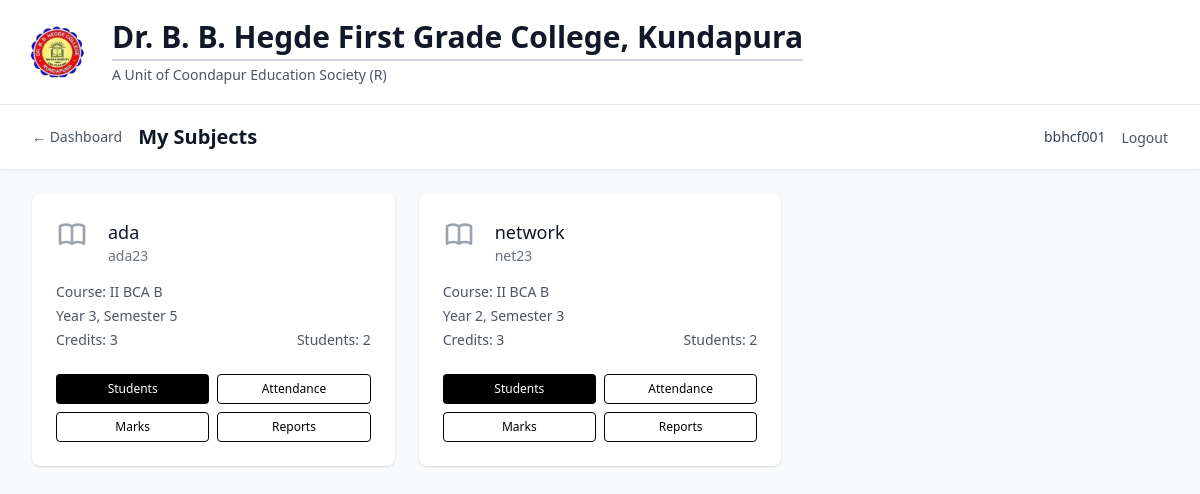
/lecturer/subjects (signed in), run on the app's committed database.
### models/user.py (models this page shows, shortened)
class Lecturer(db.Model):
    __tablename__ = 'lecturer'
    id = db.Column(db.Integer, primary_key=True)
    lecturer_id = db.Column(db.String(20), unique=True, nullable=False, index=True)
    name = db.Column(db.String(100), nullable=False)
    username = db.Column(db.String(80), unique=True, nullable=False, index=True)
    password_hash = db.Column(db.String(120), nullable=False)
    password_encrypted = db.Column(db.Text, nullable=True)  # Encrypted password for management access
    email = db.Column(db.String(120), unique=True, nullable=True)
    created_at = db.Column(db.DateTime, default=datetime.utcnow)
    last_login = db.Column(db.DateTime)
    is_active = db.Column(db.Boolean, default=True)
    subject_assignments = db.relationship('SubjectAssignment', backref='lecturer', lazy='dynamic')
    attendance_records = db.relationship('AttendanceRecord', backref='lecturer', lazy='dynamic')
    monthly_summaries = db.relationship('MonthlyAttendanceSummary', backref='lecturer', lazy='dynamic')
    student_marks = db.relationship('StudentMarks', backref='lecturer', lazy='dynamic')
    def get_assigned_subjects(self):
        from datetime import datetime
        current_year = datetime.now().year
        active_assignments_current_year = (
            self.subject_assignments
                .filter_by(academic_year=current_year, is_active=True)
                .all()
        )
        return [assignment.subject for assignment in active_assignments_current_year]

### models/academic.py (models this page shows, shortened)
class Subject(db.Model):
    __tablename__ = 'subject'
    id = db.Column(db.Integer, primary_key=True)
    name = db.Column(db.String(100), nullable=False)
    code = db.Column(db.String(20), nullable=False, index=True)
    course_id = db.Column(db.Integer, db.ForeignKey('course.id'), nullable=False)
    semester = db.Column(db.Integer, nullable=False)
    year = db.Column(db.Integer, nullable=False)
    credits = db.Column(db.Integer, default=3)
    description = db.Column(db.Text, nullable=True)
    created_at = db.Column(db.DateTime, default=datetime.utcnow)
    is_active = db.Column(db.Boolean, default=True)
    assignments = db.relationship('SubjectAssignment', backref='subject', lazy='dynamic')
    enrollments = db.relationship('StudentEnrollment', backref='subject', lazy='dynamic')
    attendance_records = db.relationship('AttendanceRecord', backref='subject', lazy='dynamic')
    monthly_summaries = db.relationship('MonthlyAttendanceSummary', backref='subject', lazy='dynamic')
    student_marks = db.relationship('StudentMarks', backref='subject', lazy='dynamic')
    __table_args__ = (db.UniqueConstraint('code', 'course_id', name='unique_subject_code_per_course'),)
    def get_enrolled_students_count(self):
        return self.enrollments.filter_by(is_active=True).count()

class Course(db.Model):
    __tablename__ = 'course'
    id = db.Column(db.Integer, primary_key=True)
    name = db.Column(db.String(100), nullable=False)
    code = db.Column(db.String(20), unique=True, nullable=False, index=True)
    description = db.Column(db.Text, nullable=True)
    duration_years = db.Column(db.Integer, default=3, nullable=False)
    total_semesters = db.Column(db.Integer, default=6, nullable=False)
    created_at = db.Column(db.DateTime, default=datetime.utcnow)
    is_active = db.Column(db.Boolean, default=True)
    students = db.relationship('Student', backref='course', lazy='dynamic')
    subjects = db.relationship('Subject', backref='course', lazy='dynamic')

### routes/auth.py (the view)
        def decorated_function(*args, **kwargs):
            if not SessionManager.is_authenticated(session):
                flash('Please log in to access this page', 'error')
                return redirect(url_for('auth.index'))
            if user_type:
                if user_type == 'management' and not SessionManager.is_management(session):
                    flash('Access denied. Management login required.', 'error')
                    return redirect(url_for('auth.management_login'))
                elif user_type == 'lecturer' and not SessionManager.is_lecturer(session):
                    flash('Access denied. Lecturer login required.', 'error')
                    return redirect(url_for('auth.lecturer_login'))
            return f(*args, **kwargs)

### app.py (called while the page is built)
def create_app():
    app = Flask(__name__)
    app.config.from_object(Config)
    db.init_app(app)
    csrf = CSRFProtect(app)
    @app.context_processor
    def inject_csrf_token():
        from flask_wtf.csrf import generate_csrf
        return dict(csrf_token=generate_csrf)
    from routes.auth import auth_bp
    from routes.management import management_bp
    from routes.lecturer import lecturer_bp
    app.register_blueprint(auth_bp)
    app.register_blueprint(management_bp, url_prefix='/management')
    app.register_blueprint(lecturer_bp, url_prefix='/lecturer')
    init_db(app)
    return app

### routes/auth.py (called while the page is built)
@auth_bp.app_context_processor
def inject_user():
    return {
        'current_user': SessionManager.get_session_info(session),
        'is_authenticated': SessionManager.is_authenticated(session),
        'is_management': SessionManager.is_management(session),
        'is_lecturer': SessionManager.is_lecturer(session)
    }

### routes/lecturer.py (called while the page is built)
@lecturer_bp.route('/subjects')
@login_required('lecturer')
def subjects():
    try:
        lecturer_id = session.get('user_id')
        subjects_list = LecturerService.get_assigned_subjects(lecturer_id)
        return render_template('lecturer/subjects.html', subjects=subjects_list)
    except Exception as e:
        flash(f'Error loading subjects: {str(e)}', 'error')
        return render_template('lecturer/subjects.html', subjects=[])

### services/auth_service.py (called while the page is built)
    @staticmethod
    def is_authenticated(session):
        return 'user_type' in session and 'user_id' in session

    @staticmethod
    def is_management(session):
        return session.get('user_type') == 'management'

    @staticmethod
    def is_lecturer(session):
        return session.get('user_type') == 'lecturer'

    @staticmethod
    def get_session_info(session):
        if not SessionManager.is_authenticated(session):
            return None
        return {
            'user_type': session.get('user_type'),
            'user_id': session.get('user_id'),
            'username': session.get('username'),
            'login_time': session.get('login_time')
        }

### services/lecturer_service.py (called while the page is built)
    @staticmethod
    def get_assigned_subjects(lecturer_id):
        try:
            lecturer = Lecturer.query.get(lecturer_id)
            if not lecturer:
                return []
            return lecturer.get_assigned_subjects()
        except Exception as e:
            return []

### templates/lecturer/subjects.html (shortened to what this page needs)
{% extends "base.html" %}
{% block content %}
<div class="min-h-screen bg-gray-50">
    <nav class="bg-white shadow-sm border-b border-gray-200">
        <div class="max-w-7xl mx-auto px-4 sm:px-6 lg:px-8">
            <div class="flex justify-between items-center h-16">
                <div class="flex items-center space-x-2 sm:space-x-4 min-w-0 flex-1">
                    <a href="{{ url_for('lecturer.dashboard') }}" class="text-sm text-gray-600 hover:text-black flex-shrink-0">← Dashboard</a>
                    <h1 class="text-lg sm:text-xl font-semibold text-gray-900 truncate">My Subjects</h1>
                </div>
                <div class="hidden md:flex items-center space-x-4">
                    <span class="text-sm text-gray-700">{{ current_user.username }}</span>
                    <form method="POST" action="{{ url_for('auth.logout') }}" class="inline">
                        <button type="submit" class="text-sm text-gray-600 hover:text-black">Logout</button>
                    </form>
                </div>
            </div>
        </div>
    </nav>
    <div class="max-w-7xl mx-auto py-4 sm:py-6 px-4 sm:px-6 lg:px-8">
        {% if subjects %}
        <div class="grid grid-cols-1 sm:grid-cols-2 lg:grid-cols-3 gap-4 sm:gap-6">
            {% for subject in subjects %}
            <div class="bg-white overflow-hidden shadow rounded-lg hover:shadow-md transition-shadow">
                <div class="p-4 sm:p-6">
                    <div class="flex items-start">
                        <div class="flex-shrink-0">
                        </div>
                        <div class="ml-3 sm:ml-5 min-w-0 flex-1">
                            <h3 class="text-base sm:text-lg font-medium text-gray-900 truncate">{{ subject.name }}</h3>
                            <p class="text-sm text-gray-500">{{ subject.code }}</p>
                        </div>
                    </div>
                    <div class="mt-3 sm:mt-4 space-y-1">
                        <p class="text-xs sm:text-sm text-gray-600 truncate">Course: {{ subject.course.name if subject.course else 'N/A' }}</p>
                        <p class="text-xs sm:text-sm text-gray-600">Year {{ subject.year }}, Semester {{ subject.semester }}</p>
                        <div class="flex justify-between text-xs sm:text-sm text-gray-600">
                            <span>Credits: {{ subject.credits }}</span>
                            <span>Students: {{ subject.get_enrolled_students_count() }}</span>
                        </div>
                    </div>
                    <div class="mt-4 sm:mt-6 grid grid-cols-2 gap-2">
                        <a href="{{ url_for('lecturer.subject_students', subject_id=subject.id) }}"
                           class="inline-flex items-center justify-center px-2 py-1.5 border border-transparent text-xs font-medium rounded text-white bg-black hover:bg-gray-800 active:bg-gray-900">
                            Students
                        </a>
                        <a href="{{ url_for('lecturer.attendance_management', subject_id=subject.id) }}"
                           class="inline-flex items-center justify-center px-2 py-1.5 border border-black text-xs font-medium rounded text-black bg-white hover:bg-gray-50 active:bg-gray-100">
                            Attendance
                        </a>
                        <a href="{{ url_for('lecturer.marks_management', subject_id=subject.id) }}"
                           class="inline-flex items-center justify-center px-2 py-1.5 border border-black text-xs font-medium rounded text-black bg-white hover:bg-gray-50 active:bg-gray-100">
                            Marks
                        </a>
                        <a href="{{ url_for('lecturer.subject_reports', subject_id=subject.id) }}"
                           class="inline-flex items-center justify-center px-2 py-1.5 border border-black text-xs font-medium rounded text-black bg-white hover:bg-gray-50 active:bg-gray-100">
                            Reports
                        </a>
                    </div>
                </div>
            </div>
            {% endfor %}
        </div>
        {% endif %}
    </div>
</div>
{% endblock %}

### data on the page
Lecturer: username "bbhcf001"
Subject: name "ada", code "ada23", course "II BCA B", year "3", semester "5", credits "3", get_enrolled_students_count "2"
Subject: name "network", code "net23", course "II BCA B", year "2", semester "3", credits "3", get_enrolled_students_count "2"
